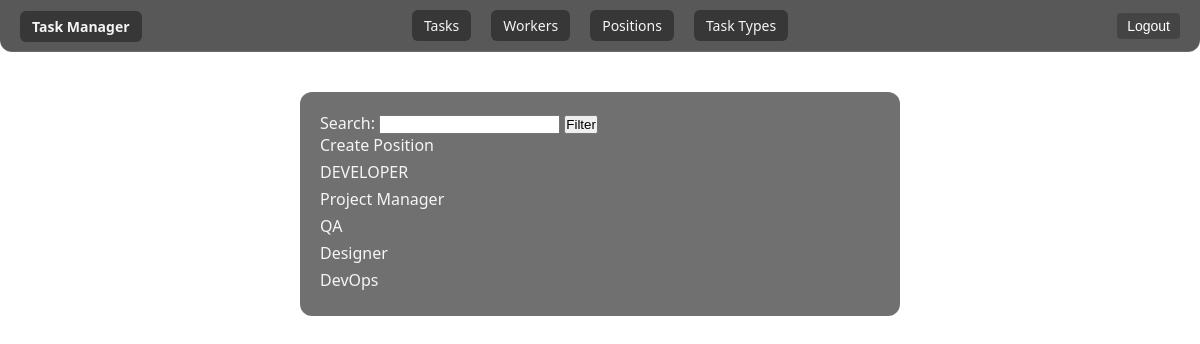
Page /positions/ (signed in) on the committed database.
### manager/models.py (models this page shows, shortened)
class Position(models.Model):
    name = models.CharField(max_length=255)

### manager/views.py (the view)
class PositionListView(LoginRequiredMixin, generic.ListView):
    model = Position
    context_object_name = "position_list"
    def get_queryset(self):
        qs = super().get_queryset()
        form = forms.PositionFilterForm(self.request.GET)
        if form.is_valid():
            q = form.cleaned_data.get("q")
            if q:
                qs = qs.filter(name__icontains=q)
        return qs
    def get_context_data(self, **kwargs):
        context = super().get_context_data(**kwargs)
        context["filter_form"] = forms.PositionFilterForm(self.request.GET)
        return context

### manager/forms.py
class PositionFilterForm(forms.Form):
    q = forms.CharField(required=False, label="Search")

### templates/manager/position_list.html (shortened to what this page needs)
{% extends "base.html" %}
{% block content %}
  <form action="" method="get" class="filter-form">
    {{ filter_form.q.label_tag }} {{ filter_form.q }}
    <input type="submit" value="Filter">
  </form>
  <a href="{% url 'manager:position-create' %}">Create Position</a>
  {% if position_list %}
    <ul>
      {% for position in position_list %}
        <li>
          <a href="{% url 'manager:position-detail' pk=position.id %}">{{ position.name }}</a>
        </li>
      {% endfor %}
    </ul>
  {% else %}
    <h3>No positions found</h3>
  {% endif %}
{% endblock %}

### static/css/styles.css (style rules this page uses)
* { margin: 0; padding: 0; box-sizing: border-box; }
body { background-image: url("../images/background.jpg"); background-size: cover; background-position: center; background-attachment: fixed; margin: 0; padding: 0; font-family: 'Segoe UI', Roboto, Helvetica, Arial, sans-serif; color: #f5f5f5; }
a { color: inherit; text-decoration: none; transition: color 0.5s; }
li { list-style: none; margin-bottom: 5px; margin-top: 5px; }

### rows in the picture
Position: name "DEVELOPER"
Position: name "Project Manager"
Position: name "QA"
Position: name "Designer"
Position: name "DevOps"

### other values in the picture
{{ filter_form.q.label_tag }} "Search:"
